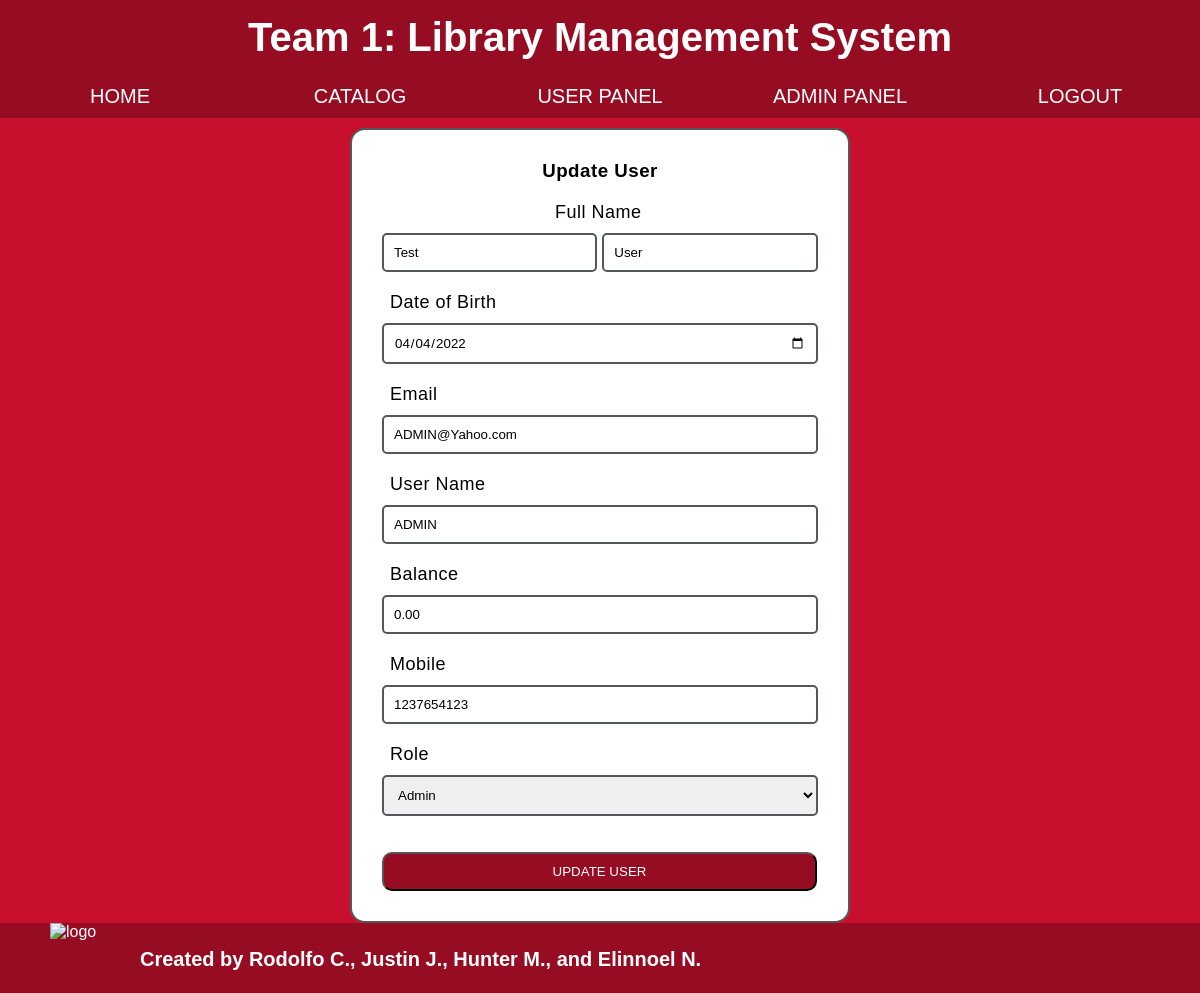
Page /admin/user/update?userid=1 (signed in) on the committed database.
### tables this page shows
CREATE TABLE `user` (
  `User_id` int(11) NOT NULL,
  `Fname` varchar(50) DEFAULT NULL,
  `Lname` varchar(50) DEFAULT NULL,
  `Email` varchar(50) NOT NULL,
  `Username` varchar(16) NOT NULL,
  `Password` varchar(255) NOT NULL,
  `Balance` decimal(10,2) UNSIGNED NOT NULL DEFAULT 0.00,
  `DOB` date DEFAULT NULL,
  `Pnumber` varchar(20) DEFAULT NULL,
  `Current_orders` int(11) NOT NULL DEFAULT 0,
  `Created` datetime DEFAULT NULL,
  `User_Status` varchar(6) NOT NULL DEFAULT 'user',
  `Deleted_id` tinyint(4) NOT NULL DEFAULT 0
);

### admin/user/update.php (the view, shortened to what this page needs)
<!DOCTYPE html>
<html>
    <head>
        <link rel="stylesheet" href="../../style.css">
    </head>
    <body>
    <?php
        include_once '../../header.php';
        $id=$_GET['userid'];
        $sql="Select * from user where User_id=$id";
        $result=mysqli_query($con,$sql);
        $row=mysqli_fetch_assoc($result);
        $Fname=$row['Fname'];
        $Lname=$row['Lname'];
        $DOB=$row['DOB'];
        $Email=$row['Email'];
        $Username=$row['Username'];
        $Balance=$row['Balance'];
        $Mobile=$row['Pnumber'];
        $Role=$row['User_Status'];
    ?>
    <div class="page-content">
        <div class = "display-body">
            <form method="post" class="signup-form">
                <h3 class="display-header">Update User</h3>
                <div class = "signup-input">
                    <label class="label-double">Full Name</label><br>
                    <input type="text" placeholder="First name..." class="input-double" name="fname" value="<?php echo $Fname;?>">
                    <input type="text" placeholder="Last name..." class="input-double" name="lname" value="<?php echo $Lname;?>"><br>
                    <label class="label-single">Date of Birth</label>
                    <input type="date" class="input-single" name="date" value="<?php echo $DOB;?>">
                    <label class="label-single">Email</label>
                    <input type="email" placeholder="Email..." class="input-single" name="email" value="<?php echo $Email;?>">
                    <label class="label-single">User Name</label>
                    <input type="text" placeholder="Username..." class="input-single" name="username" value="<?php echo $Username;?>">
                    <label class="label-single">Balance</label>
                    <input type="number" placeholder="0..." class="input-single" name="balance" value="<?php echo $Balance;?>">
                    <label class="label-single">Mobile</label>
                    <input type="text" placeholder="713..." class="input-single" name="mobile" value="<?php echo $Mobile;?>">
                    <label class="label-single">Role</label>
                    <select name="role">
                        <option <?php if($Role== 'admin'){echo("selected");}?> value="admin">Admin</option>
                    </select>
                </div>
                <div class = "signup-button">
                    <button type="submit" name ="submit">UPDATE USER</button>
                </div>
            </form>
        </div>
    </div>
<?php
    include_once '../../footer.php';
?>

### style.css (style rules this page uses)
* { padding: 0; margin: 0; list-style: none; text-decoration: none; box-sizing: border-box; font-family: Arial, HelvSetica, sans-serif; }
.display-body { overflow: auto; padding:0; margin:0; display: flex; justify-content: center; align-items: center; height: 100%; width: 100%; box-sizing: border-box; letter-spacing: 0.5px; margin-top: 10px; }
.login-input, .signup-input { margin: 10 auto; }
.login-form, .signup-form, .display-form { width: 500px; border: 2px solid #54585A; padding: 30px; background: #ffffff; border-radius: 15px; }
.signup-form h3, .add-form h3 { text-align: center; margin-bottom: 20px; }
.signup-input select, .signup-input .datalist { display: inline-block; border: 2px solid #54585A; width: 100%; padding: 10px; margin: 10px auto; margin-bottom: 20px; border-radius: 5px; }
.signup-input .input-double { display: inline-block; border: 2px solid #54585A; width: 49.4%; padding: 10px; margin: 10px auto; margin-bottom: 20px; border-radius: 5px; }
.signup-input .input-single, .login-input .input-single { display: inline-block; border: 2px solid #54585A; width: 100%; padding: 10px; margin: 10px auto; margin-bottom: 20px; border-radius: 5px; }
.signup-input .label-single, .login-input .label-single, .add-input .label-single { color: #000000; font-size: 18px; padding: 8px; }
.signup-input .label-double { color: #000000; font-size: 18px; margin-left: 173px; }
.signup-button button { background: #960c22; width: auto; padding: 10px; width: 435px; color: #fff; margin-top: 16px; border-radius: 10px; }
body { display: flex; flex-direction: column; min-height: 100vh; background-color: #C8102E; margin: 0; font-family: Helvetica; padding:0; }
.page-content { flex-grow: 1; }

### rows in the picture
user: fname "Test", lname "User", date "04/04/2022", email "ADMIN@Yahoo.com", username "ADMIN", balance "0.00", mobile "1237654123", role "Admin"

### other values in the picture
$about "USER PANEL"
$sign "ADMIN PANEL"
$log "LOGOUT"
